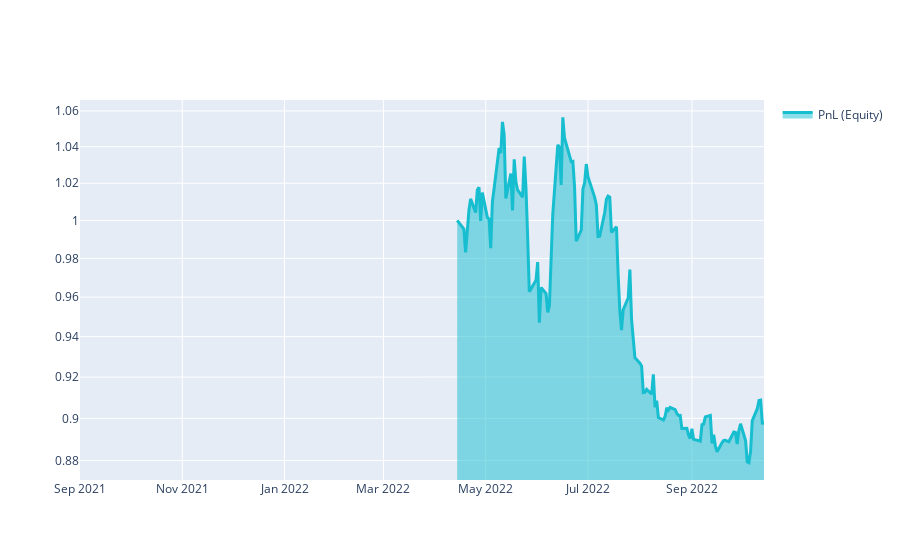

Notebook source saved alongside this figure:
### Markdown cell above
# Q18 Quick Start

This template shows you the basic steps for taking part to the **Q18 NASDAQ-100 Stock Long-Short contest**.

### Code cell
import xarray as xr

import qnt.ta as qnta
import qnt.data as qndata
import qnt.output as qnout
import qnt.stats as qns

data = qndata.stocks.load_ndx_data(min_date="2021-09-01")

close     = data.sel(field="close")
is_liquid = data.sel(field="is_liquid")
sma_slow  = qnta.sma(close, 101)
sma_fast  = qnta.sma(close, 24)
weights   = xr.where(sma_slow < sma_fast, 1, -1)
weights   = weights * is_liquid

weights = qnout.clean(weights, data, "stocks_nasdaq100")

# calc stats
stats = qns.calc_stat(data, weights.sel(time=slice("2022-04-14", None)))
display(stats.to_pandas().tail())

# graph
performance = stats.to_pandas()["equity"]
import qnt.graph as qngraph

qngraph.make_plot_filled(performance.index, performance, name="PnL (Equity)", type="log")

### Figure 1 — Plotly figure (JSON) as saved in the notebook; plotly's stock layout.template omitted (floating-point values rounded to 4 significant figures; data arrays with more than 128 entries replaced by an {"elided": "..."} marker saying what was removed)
{"data": [{"fill": "tonexty", "line": {"color": "#17BECF", "width": 3}, "name": "PnL (Equity)", "type": "scatter", "x": {"elided": "283 str values"}, "y": {"elided": "283 float values"}}], "layout": {"autosize": true, "showlegend": true, "xaxis": {"autorange": true, "range": ["2021-09-01", "2022-10-14"], "type": "date"}, "yaxis": {"range": [-0.06001, 0.02784], "type": "log"}}}
